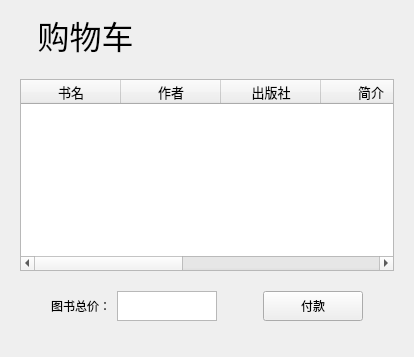
        <widget class="QWidget" name="shopping_cart_page">
         <layout class="QHBoxLayout" name="horizontalLayout_15">
          <item>
           <layout class="QVBoxLayout" name="verticalLayout_6">
            <item>
             <widget class="QLabel" name="label_9">
              <property name="sizePolicy">
               <sizepolicy hsizetype="Fixed" vsizetype="Fixed">
                <horstretch>0</horstretch>
                <verstretch>0</verstretch>
               </sizepolicy>
              </property>
              <property name="minimumSize">
               <size>
                <width>200</width>
                <height>40</height>
               </size>
              </property>
              <property name="font">
               <font>
                <family>Arial</family>
                <pointsize>24</pointsize>
               </font>
              </property>
              <property name="text">
               <string>   购物车</string>
              </property>
             </widget>
            </item>
            <item>
             <spacer name="verticalSpacer_12">
              <property name="orientation">
               <enum>Qt::Vertical</enum>
              </property>
              <property name="sizeType">
               <enum>QSizePolicy::Fixed</enum>
              </property>
              <property name="sizeHint" stdset="0">
               <size>
                <width>20</width>
                <height>5</height>
               </size>
              </property>
             </spacer>
            </item>
            <item>
             <widget class="QWidget" name="widget" native="true">
              <layout class="QGridLayout" name="gridLayout_2">
               <item row="0" column="0">
                <widget class="QTableWidget" name="tableWidget">
                 <property name="editTriggers">
                  <set>QAbstractItemView::NoEditTriggers</set>
                 </property>
                 <attribute name="verticalHeaderVisible">
                  <bool>false</bool>
                 </attribute>
                 <attribute name="verticalHeaderHighlightSections">
                  <bool>false</bool>
                 </attribute>
                 <column>
                  <property name="text">
                   <string>书名</string>
                  </property>
                  <property name="font">
                   <font>
                    <family>Arial</family>
                    <pointsize>10</pointsize>
                   </font>
                  </property>
                 </column>
                 <column>
                  <property name="text">
                   <string>作者</string>
                  </property>
                  <property name="font">
                   <font>
                    <family>Arial</family>
                    <pointsize>10</pointsize>
                   </font>
                  </property>
                 </column>
                 <column>
                  <property name="text">
                   <string>出版社</string>
                  </property>
                  <property name="font">
                   <font>
                    <family>Arial</family>
                    <pointsize>10</pointsize>
                   </font>
                  </property>
                 </column>
                 <column>
                  <property name="text">
                   <string>简介</string>
                  </property>
                  <property name="font">
                   <font>
                    <family>Arial</family>
                    <pointsize>10</pointsize>
                   </font>
                  </property>
                 </column>
                 <column>
                  <property name="text">
                   <string>价格</string>
                  </property>
                  <property name="font">
                   <font>
                    <family>Arial</family>
                    <pointsize>10</pointsize>
                   </font>
                  </property>
                 </column>
                 <column>
                  <property name="text">
                   <string>购买数量</string>
                  </property>
                  <property name="font">
                   <font>
                    <family>Arial</family>
                    <pointsize>10</pointsize>
                   </font>
                  </property>
                 </column>
                 <column>
                  <property name="text">
                   <string>移除</string>
                  </property>
                  <property name="font">
                   <font>
                    <family>Arial</family>
                    <pointsize>10</pointsize>
                   </font>
                  </property>
                 </column>
                </widget>
               </item>
              </layout>
             </widget>
            </item>
            <item>
             <layout class="QHBoxLayout" name="horizontalLayout_14">
              <property name="sizeConstraint">
               <enum>QLayout::SetFixedSize</enum>
              </property>
              <item>
               <spacer name="horizontalSpacer_24">
                <property name="orientation">
                 <enum>Qt::Horizontal</enum>
                </property>
                <property name="sizeHint" stdset="0">
                 <size>
                  <width>40</width>
                  <height>20</height>
                 </size>
                </property>
               </spacer>
              </item>
              <item>
               <widget class="QLabel" name="label_10">
                <property name="sizePolicy">
                 <sizepolicy hsizetype="Expanding" vsizetype="Preferred">
                  <horstretch>0</horstretch>
                  <verstretch>0</verstretch>
                 </sizepolicy>
                </property>
                <property name="maximumSize">
                 <size>
                  <width>100</width>
                  <height>28</height>
                 </size>
                </property>
                <property name="text">
                 <string>图书总价：</string>
                </property>
               </widget>
              </item>
              <item>
               <widget class="QTextBrowser" name="textBrowser">
                <property name="sizePolicy">
                 <sizepolicy hsizetype="Fixed" vsizetype="Fixed">
                  <horstretch>50</horstretch>
                  <verstretch>28</verstretch>
                 </sizepolicy>
                </property>
                <property name="maximumSize">
                 <size>
                  <width>100</width>
                  <height>30</height>
                 </size>
                </property>
               </widget>
              </item>
              <item>
               <spacer name="horizontalSpacer_25">
                <property name="orientation">
                 <enum>Qt::Horizontal</enum>
                </property>
                <property name="sizeType">
                 <enum>QSizePolicy::Fixed</enum>
                </property>
                <property name="sizeHint" stdset="0">
                 <size>
                  <width>40</width>
                  <height>40</height>
                 </size>
                </property>
               </spacer>
              </item>
              <item>
               <widget class="QPushButton" name="pushButton">
                <property name="sizePolicy">
                 <sizepolicy hsizetype="Fixed" vsizetype="Fixed">
                  <horstretch>0</horstretch>
                  <verstretch>0</verstretch>
                 </sizepolicy>
                </property>
                <property name="minimumSize">
                 <size>
                  <width>100</width>
                  <height>30</height>
                 </size>
                </property>
                <property name="text">
                 <string>付款</string>
                </property>
               </widget>
              </item>
              <item>
               <spacer name="horizontalSpacer_26">
                <property name="orientation">
                 <enum>Qt::Horizontal</enum>
                </property>
                <property name="sizeType">
                 <enum>QSizePolicy::Fixed</enum>
                </property>
                <property name="sizeHint" stdset="0">
                 <size>
                  <width>40</width>
                  <height>20</height>
                 </size>
                </property>
               </spacer>
              </item>
             </layout>
            </item>
            <item>
             <spacer name="verticalSpacer_13">
              <property name="orientation">
               <enum>Qt::Vertical</enum>
              </property>
              <property name="sizeType">
               <enum>QSizePolicy::Fixed</enum>
              </property>
              <property name="sizeHint" stdset="0">
               <size>
                <width>20</width>
                <height>20</height>
               </size>
              </property>
             </spacer>
            </item>
           </layout>
          </item>
         </layout>
        </widget>
